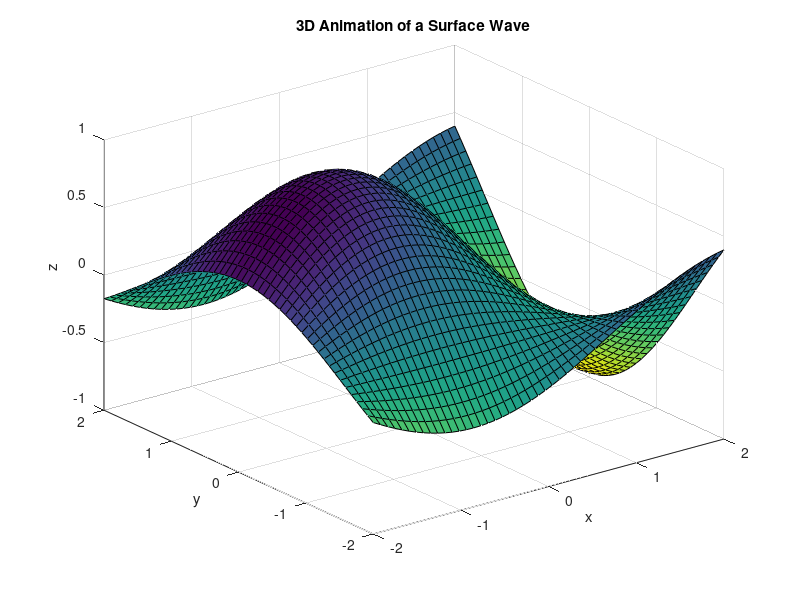

MATLAB code for this plot:
clc;
clear;
close all;

x=linspace(0,2*pi,100);

h=plot(x,sin(x));
axis([0,2*pi,-1,1])

for k= 1:100
  y=sin(x-0.1*k);
  set(h,'YData',y);
  pause(0.1);
end



x = linspace(-2, 2, 50);
y = linspace(-2, 2, 50);
[X, Y] = meshgrid(x, y);

Z = sin(X) .* cos(Y);
h = surf(X, Y, Z);


axis([-2 2 -2 2 -1 1]);
title('3D Animation of a Surface Wave');
xlabel('x');
ylabel('y');
zlabel('z');

for k = 1:150
    t = k * 0.1;

    Z_new = sin(X + t) .* cos(Y);

    set(h, 'ZData', Z_new);

    pause(0.1);
end
